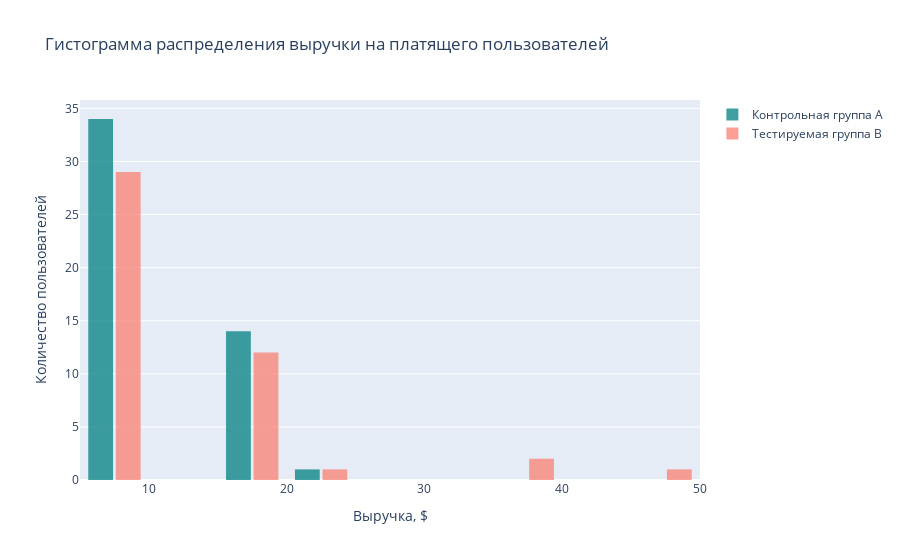

The code cell stored with this chart in its notebook:
### Code cell
a_payments = new_payments[(new_payments.group == 'A')&(new_payments.is_trial == False)].\
                groupby('user_id')['price'].agg('sum').reset_index()
b_payments = new_payments[(new_payments.group == 'B')&(new_payments.is_trial == False)].\
                groupby('user_id')['price'].agg('sum').reset_index()
trace1 = go.Histogram(
            x = a_payments.price,
            name='Контрольная группа А', 
            hovertemplate="%{x}, <br>%{y} <extra></extra>",
            marker_color='teal',
            opacity=0.75
            )
trace2 = go.Histogram(
            x=b_payments.price,
            name='Тестируемая группа В',
            hovertemplate="%{x}, <br>%{y} <extra></extra>",
            marker_color='salmon',
            opacity=0.75
            )

data = [trace1, trace2]

layout=go.Layout(
    title_text='Гистограмма распределения выручки на платящего пользователей ', 
    xaxis_title_text='Выручка, $', # Делаем предположение, что суммы у нас в USD,тточно не указано
    yaxis_title_text='Количество пользователей', 
    bargap=0.2, 
    bargroupgap=0.1 
)

fig=go.Figure(data = data, layout = layout)

fig.show()
print('Shapiro-Wilk p-value для группы А: ', stats.shapiro(a_payments.price)[1])
print('Shapiro-Wilk p-value для группы B: ', stats.shapiro(b_payments.price)[1])

### Figure 1 — Plotly figure (JSON) as saved in the notebook; plotly's stock layout.template omitted (floating-point values rounded to 4 significant figures)
{"data": [{"hovertemplate": "%{x}, <br>%{y} <extra></extra>", "marker": {"color": "teal"}, "name": "Контрольная группа А", "opacity": 0.75, "type": "histogram", "x": [15.98, 15.98, 7.99, 15.98, 7.99, 15.98, 7.99, 23.97, 15.98, 7.99, 7.99, 15.98, 7.99, 7.99, 7.99, 7.99, 7.99, 15.98, 7.99, 7.99, 7.99, 7.99, 15.98, 7.99, 15.98, 7.99, 7.99, 7.99, 7.99, 7.99, 15.98, 15.98, 7.99, 7.99, 7.99, 7.99, 7.99, 7.99, 15.98, 7.99, 15.98, 7.99, 7.99, 7.99, 7.99, 15.98, 7.99, 7.99, 7.99]}, {"hovertemplate": "%{x}, <br>%{y} <extra></extra>", "marker": {"color": "salmon"}, "name": "Тестируемая группа В", "opacity": 0.75, "type": "histogram", "x": [15.98, 7.99, 7.99, 7.99, 7.99, 7.99, 15.98, 7.99, 47.98, 15.98, 15.98, 7.99, 39.99, 7.99, 7.99, 7.99, 15.98, 7.99, 7.99, 15.98, 7.99, 15.98, 7.99, 7.99, 7.99, 7.99, 7.99, 7.99, 7.99, 7.99, 7.99, 7.99, 39.99, 7.99, 23.97, 15.98, 15.98, 7.99, 15.98, 15.98, 7.99, 7.99, 7.99, 7.99, 15.98]}], "layout": {"bargap": 0.2, "bargroupgap": 0.1, "title": {"text": "Гистограмма распределения выручки на платящего пользователей "}, "xaxis": {"title": {"text": "Выручка, $"}}, "yaxis": {"title": {"text": "Количество пользователей"}}}}
